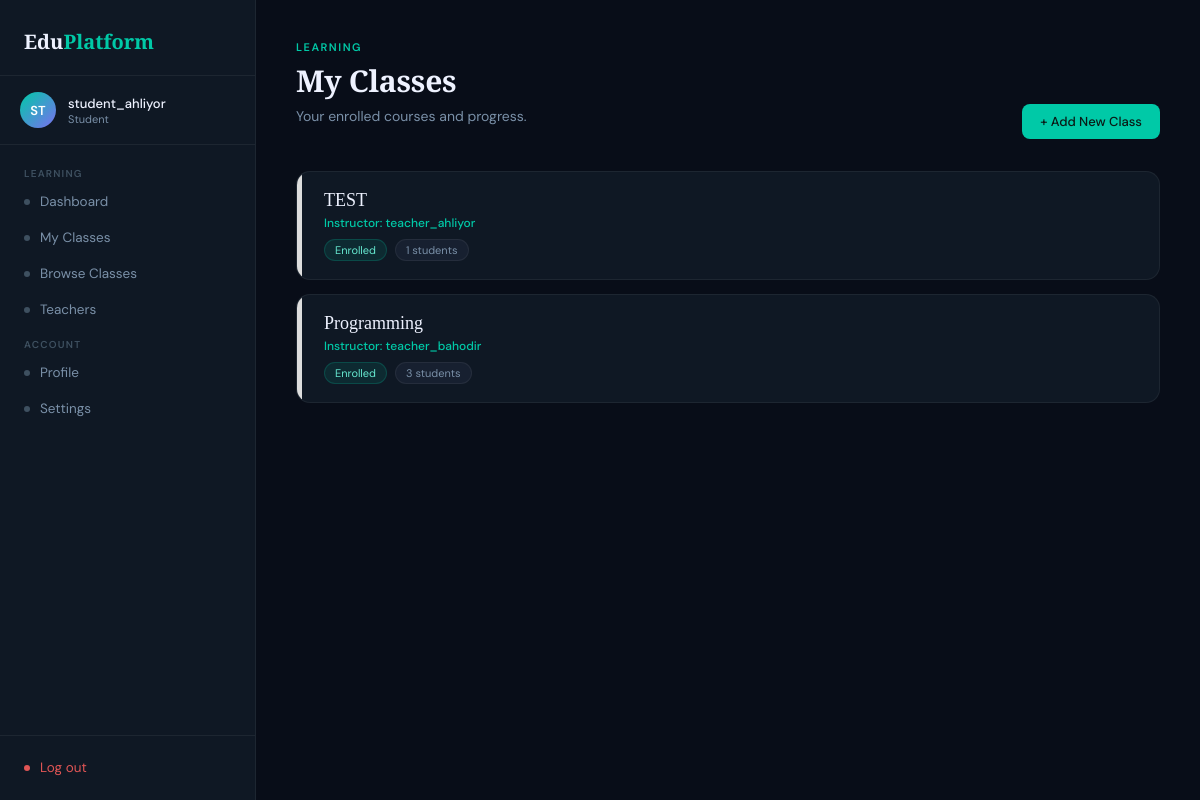
The page /student/myclasses/ (signed in) on the database its author committed.
### accounts/models.py (models this page shows)
class User(AbstractUser):
    ROLE_CHOICE= (
        ('student', 'Student'),
        ('teacher', 'Teacher')
    )
    role =models.CharField(max_length = 10, choices= ROLE_CHOICE)

### classes/models.py (models this page shows, shortened)
class Membership(models.Model):
    student = models.ForeignKey(Student, on_delete=models.CASCADE, related_name='memberships')
    class_obj = models.ForeignKey(Class, on_delete=models.CASCADE, related_name='memberships')
    date_joined = models.DateField(auto_now_add = True)
    invite_reason = models.CharField(max_length=64, blank = True, default = "Self-enrolled" )
    class Meta:
        constraints = [
            models.UniqueConstraint(
                fields=['student', 'class_obj'],
                name='unique_student_class'
            )
        ]

class Class(models.Model):
    name = models.CharField(max_length=100)
    bio = models.TextField(blank=True , help_text='class description')
    created_at = models.DateTimeField(auto_now_add=True)
    teacher = models.ForeignKey(
        Teacher,
        on_delete=models.CASCADE ,
        related_name = 'classes'
    )
    students = models.ManyToManyField(
        Student,
        through='Membership',
        blank=True
    )
    class Meta:
        verbose_name_plural = "Classes"
        ordering = ['-created_at']

### teacher/models.py (models this page shows, shortened)
class Teacher(models.Model):
    user = models.OneToOneField(settings.AUTH_USER_MODEL, on_delete=models.CASCADE)
    bio = models.TextField(blank=True)
    uname = models.CharField(blank=True , max_length = 20)

### student/views.py (the view)
    def wrapped(request, *args, **kwargs):
        if not request.user.is_authenticated or request.user.role != 'student':
            return redirect('accounts:login')
        return view_func(request, *args, **kwargs)

### student/views.py (called while the page is built)
def student_required(view_func):
    def wrapped(request, *args, **kwargs):
        if not request.user.is_authenticated or request.user.role != 'student':
            return redirect('accounts:login')
        return view_func(request, *args, **kwargs)
    return wrapped

def get_student(user):
    return Student.objects.select_related('user').filter(user=user).first()

@student_required
def student_my_classes(request):
    student = get_student(request.user)
    enrollments = Membership.objects.filter(student=student).select_related('class_obj__teacher__user') if student else Membership.objects.none()
    return render(request, 'student/my_classes.html', {
        'enrollments': enrollments,
    })

### student/templates/student/my_classes.html (shortened to what this page needs)
{% extends 'student/base.html' %}
{% block content %}
<div class="header-row">
  <div>
    <div class="page-eyebrow">Learning</div>
    <h1 class="page-title">My Classes</h1>
    <p class="page-sub">Your enrolled courses and progress.</p>
  </div>
  <a href="{% url 'student:all_classes' %}" class="btn btn-primary">+ Add New Class</a>
</div>
{% if enrollments %}
<div class="classes-list">
  {% for enroll in enrollments %}
  <a href="{% url 'classes:student_class_detail' enroll.class_obj.id %}" class="enroll-link">
  <div class="enroll-card">
    <div class="enroll-stripe"></div>
    <div class="enroll-body">
      <div class="enroll-name">{{ enroll.class_obj.name }}</div>
      <div class="enroll-teacher">Instructor: {{ enroll.class_obj.teacher.user.username }}</div>
      <div class="enroll-meta">
        <span class="pill pill-green">Enrolled</span>
        <span class="pill">{{ enroll.class_obj.students.count }} students</span>
      </div>
    </div>
  </div>
</a>
  {% endfor %}
</div>
{% else %}
<div class="empty-state">
  <h3>No Classes Yet</h3>
  <p>You haven't joined any classes. Browse available classes and start learning.</p>
  <a href="{% url 'student:all_classes' %}" class="btn btn-primary">Browse Classes</a>
</div>
{% endif %}
{% endblock %}

### student/templates/student/base.html (shortened to what this page needs)
<!DOCTYPE html>
<html lang="en">
<head>
</head>
<body>
<aside class="sidebar">
    <div class="sidebar-logo">
        <div class="logo-text">Edu<span>Platform</span></div>
    </div>
    <div class="sidebar-user">
        <div class="avatar">{{ user.username|slice:":2"|upper }}</div>
        <div>
            <div class="user-name">{{ user.username }}</div>
            <div class="user-role">Student</div>
        </div>
    </div>
    <nav class="sidebar-nav">
        <div class="nav-label">Learning</div>
        <a href="{% url 'student:dashboard' %}" class="nav-item {% if active_page == 'dashboard' %}active{% endif %}"><span class="nav-dot"></span> Dashboard</a>
        <a href="{% url 'student:my_classes' %}" class="nav-item {% if active_page == 'my_classes' %}active{% endif %}"><span class="nav-dot"></span> My Classes</a>
        <a href="{% url 'student:all_classes' %}" class="nav-item {% if active_page == 'all_classes' %}active{% endif %}"><span class="nav-dot"></span> Browse Classes</a>
        <a href="{% url 'student:teachers' %}" class="nav-item {% if active_page == 'teachers' %}active{% endif %}"><span class="nav-dot"></span> Teachers</a>
        <div class="nav-label">Account</div>
        <a href="{% url 'student:profile' %}" class="nav-item {% if active_page == 'profile' %}active{% endif %}"><span class="nav-dot"></span> Profile</a>
        <a href="{% url 'student:settings' %}" class="nav-item {% if active_page == 'settings' %}active{% endif %}"><span class="nav-dot"></span> Settings</a>
    </nav>
    <div class="sidebar-footer">
        <a href="{% url 'accounts:logout' %}" class="nav-item" style="color:#e05555;"><span class="nav-dot" style="background:#e05555;"></span> Log out</a>
    </div>
</aside>
<main class="main">
    <div class="page-shell">
        {% block content %}{% endblock %}
    </div>
</main>
</body>
</html>

### student/templates/student/base.html (style rules this page uses)
*, *::before, *::after { box-sizing: border-box; }
:root { --bg: #080d18; --bg-card: #0f1824; --bg-surface: #172030; --accent: #00c9a7; --accent-soft: rgba(0,201,167,0.12); --accent2: #7b6ff0; --text-primary: #eef2ff; --text-secondary: #7a90a8; --text-muted: #3e5060; --border: rgba(255,255,255,0.06); --border-strong: rgba(255,255,255,0.12); --radius: 14px; --radius-sm: 8px; }
body { margin: 0; font-family: 'DM Sans', sans-serif; background: var(--bg); color: var(--text-primary); min-height: 100vh; display: flex; }
a { color: inherit; text-decoration: none; }
.sidebar { width: 256px; background: var(--bg-card); border-right: 1px solid var(--border); display: flex; flex-direction: column; position: fixed; top: 0; left: 0; height: 100vh; z-index: 100; }
.sidebar-logo { padding: 28px 24px 20px; border-bottom: 1px solid var(--border); }
.logo-text { font-family: 'Playfair Display', serif; font-size: 20px; font-weight: 600; }
.logo-text span { color: var(--accent); }
.sidebar-user { padding: 16px 20px; display: flex; align-items: center; gap: 12px; border-bottom: 1px solid var(--border); }
.avatar { width: 36px; height: 36px; border-radius: 50%; background: linear-gradient(135deg, var(--accent), var(--accent2)); display: flex; align-items: center; justify-content: center; font-weight: 600; font-size: 13px; color: #fff; flex-shrink: 0; }
.user-name { font-size: 13px; font-weight: 500; }
.user-role { font-size: 11px; color: var(--text-secondary); }
.sidebar-nav { flex: 1; padding: 12px; overflow-y: auto; }
.nav-label { font-size: 10px; font-weight: 600; text-transform: uppercase; letter-spacing: 1.2px; color: var(--text-muted); padding: 10px 12px 4px; }
.nav-item { display: flex; align-items: center; gap: 10px; padding: 9px 12px; border-radius: var(--radius-sm); color: var(--text-secondary); font-size: 13.5px; transition: all 0.15s; margin-bottom: 1px; }
.nav-dot { width: 6px; height: 6px; border-radius: 50%; background: var(--text-muted); flex-shrink: 0; }
.sidebar-footer { padding: 14px 12px; border-top: 1px solid var(--border); }
.main { margin-left: 256px; flex: 1; padding: 40px; min-height: 100vh; }
.page-shell { max-width: 1200px; }
.page-eyebrow { font-size: 11px; font-weight: 600; text-transform: uppercase; letter-spacing: 1.5px; color: var(--accent); margin-bottom: 6px; }
.page-title { font-family: 'Playfair Display', serif; font-size: 30px; font-weight: 600; letter-spacing: -0.3px; margin: 0; }
.page-sub { font-size: 14px; color: var(--text-secondary); margin-top: 6px; }
.header-row { display: flex; align-items: flex-end; justify-content: space-between; margin-bottom: 32px; gap: 16px; }
.btn { display: inline-flex; align-items: center; gap: 7px; padding: 9px 18px; border-radius: var(--radius-sm); font-family: 'DM Sans', sans-serif; font-size: 13px; font-weight: 500; cursor: pointer; text-decoration: none; border: none; transition: all 0.15s; }
.btn-primary { background: var(--accent); color: #0a1a16; }
.classes-list { display: flex; flex-direction: column; gap: 14px; }
.enroll-card { background: var(--bg-card); border: 1px solid var(--border); border-radius: var(--radius); padding: 0; overflow: hidden; display: flex; transition: all 0.18s; }
.enroll-stripe { width: 5px; background: linear-gradient(180deg, var(--accent), var(--accent2)); flex-shrink: 0; }
.enroll-body { padding: 18px 22px; flex: 1; }
.enroll-name { font-family: 'Playfair Display', serif; font-size: 18px; font-weight: 500; margin-bottom: 4px; }
.enroll-teacher { font-size: 12px; font-weight: 500; color: var(--accent); margin-bottom: 8px; }
.enroll-meta { display: flex; align-items: center; gap: 8px; flex-wrap: wrap; }
.pill { display: inline-flex; align-items: center; background: var(--bg-surface); border: 1px solid var(--border); border-radius: 100px; padding: 3px 10px; font-size: 11px; color: var(--text-secondary); }
.pill-green { background: rgba(0,201,167,0.1); border-color: rgba(0,201,167,0.2); color: #66e8d0; }
.enroll-stripe { background: #ddd; }

### rows shown on the page
User: username "ST", username "student_ahliyor"
Membership: class_obj.name "TEST", class_obj.teacher.user.username "teacher_ahliyor", class_obj.students.count "1"
Membership: class_obj.name "Programming", class_obj.teacher.user.username "teacher_bahodir", class_obj.students.count "3"
